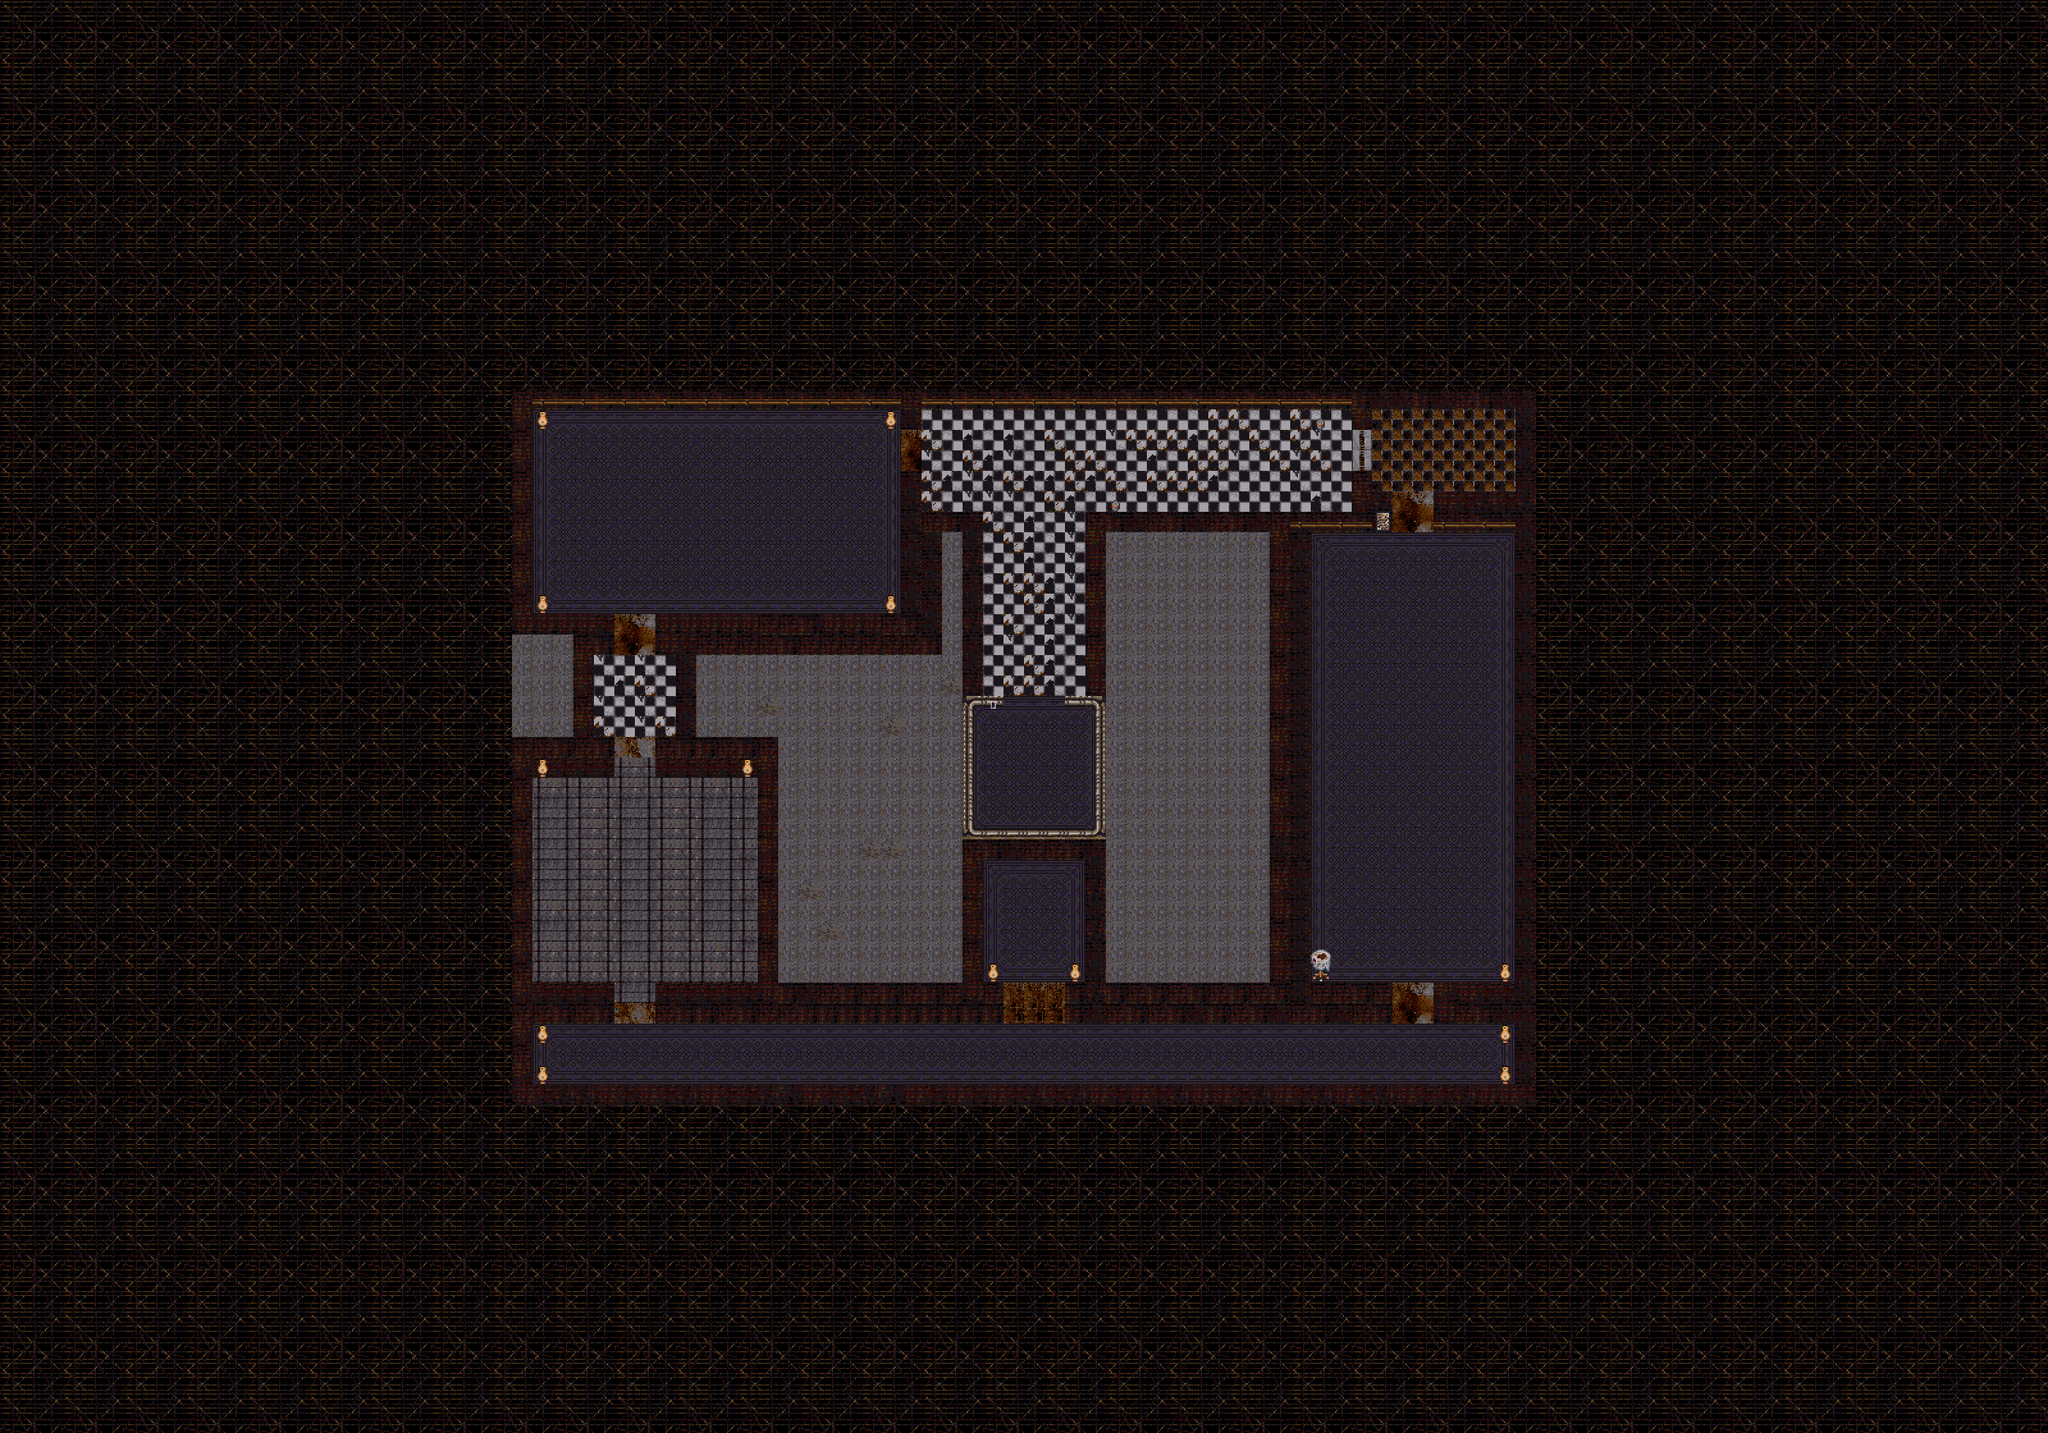

Rendered tile map (Tiled .tmx) drawn with the repository's tilesets; below, a short description and the map source with its tile grids summarised:
An orthogonal 100x70 tile map with 32x32 px tiles, 3 tile layers (floor, Walls, Layer 3).

<map version="1.0" orientation="orthogonal" width="100" height="70" tilewidth="32" tileheight="32">
 <tileset firstgid="1" name="othersidebysteve32" tilewidth="32" tileheight="32">
  <image source="othersidebysteve_edit1.png" width="960" height="512" />
 </tileset>
 <layer name="floor" width="100" height="70">
  <data>[7000 cells, 6858 non-empty, 57 distinct tile ids]</data>
 </layer>
 <layer name="Walls" width="100" height="70">
  <data>[7000 cells, 614 non-empty, 48 distinct tile ids]</data>
 </layer>
 <layer name="Layer 3" width="100" height="70">
  <data>[7000 cells, 73 non-empty, 13 distinct tile ids]</data>
 </layer>
</map>
